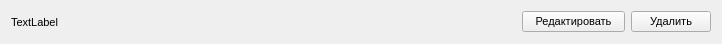
<?xml version="1.0" encoding="UTF-8"?>
<ui version="4.0">
 <class>EditableListItem</class>
 <widget class="QWidget" name="EditableListItem">
  <property name="geometry">
   <rect>
    <x>0</x>
    <y>0</y>
    <width>722</width>
    <height>44</height>
   </rect>
  </property>
  <property name="font">
   <font>
    <family>MS Shell Dlg 2</family>
    <pointsize>8</pointsize>
    <stylestrategy>PreferDefault</stylestrategy>
   </font>
  </property>
  <property name="windowTitle">
   <string>Form</string>
  </property>
  <layout class="QHBoxLayout" name="horizontalLayout">
   <item>
    <widget class="QLabel" name="itemLabel">
     <property name="text">
      <string>TextLabel</string>
     </property>
    </widget>
   </item>
   <item>
    <spacer name="horizontalSpacer">
     <property name="orientation">
      <enum>Qt::Horizontal</enum>
     </property>
     <property name="sizeHint" stdset="0">
      <size>
       <width>474</width>
       <height>20</height>
      </size>
     </property>
    </spacer>
   </item>
   <item>
    <widget class="QPushButton" name="editItemButton">
     <property name="text">
      <string>   Редактировать   </string>
     </property>
    </widget>
   </item>
   <item>
    <widget class="QPushButton" name="removeItemButton">
     <property name="text">
      <string>Удалить</string>
     </property>
    </widget>
   </item>
  </layout>
 </widget>
 <resources/>
 <connections/>
</ui>
